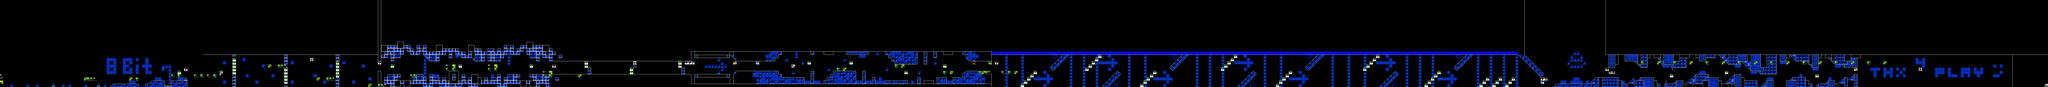

Rendered tile map (Tiled .tmx) drawn with the repository's tilesets; below, a short description and the map source with its tile grids summarised:
An orthogonal 634x27 tile map with 16x16 px tiles, 2 tile layers (SP, ...), 2 tilesets, 2 image layers.

<map version="1.10" tiledversion="1.11.2" orientation="orthogonal" renderorder="right-down" width="634" height="27" tilewidth="16" tileheight="16" infinite="0" nextlayerid="5" nextobjectid="1">
 <editorsettings>
  <chunksize width="16" height="27" />
  <export target="../LEVELS/LEVEL DATA/lvlset_A/retray.csv" format="csv" />
 </editorsettings>
 <tileset firstgid="1" name="famidash" tilewidth="16" tileheight="16" tilecount="256" columns="16">
  <image source="../../../GRAPHICS/famidash.bmp" width="256" height="256" />
 </tileset>
 <tileset firstgid="257" name="sprites" tilewidth="16" tileheight="16" tilecount="256" columns="16">
  <image source="../../../GRAPHICS/sprites.png" width="256" height="256" />
 </tileset>
 <imagelayer id="3" name="Image Layer 1" parallaxx="0.9" parallaxy="0.9" repeatx="1" repeaty="1">
  <image source="../../../GRAPHICS/Old/parallax Blue.bmp" width="144" height="72" />
 </imagelayer>
 <imagelayer id="4" name="Image Layer 2" offsetx="0" offsety="432" repeatx="1">
  <image source="../../../GRAPHICS/ground.bmp" width="64" height="128" />
 </imagelayer>
 <layer id="1" width="634" height="27">
  <data>[17118 cells, 17118 non-empty, 76 distinct tile ids]</data>
 </layer>
 <layer id="2" name="SP" width="634" height="27">
  <data>[17118 cells, 172 non-empty, 26 distinct tile ids]</data>
 </layer>
</map>
